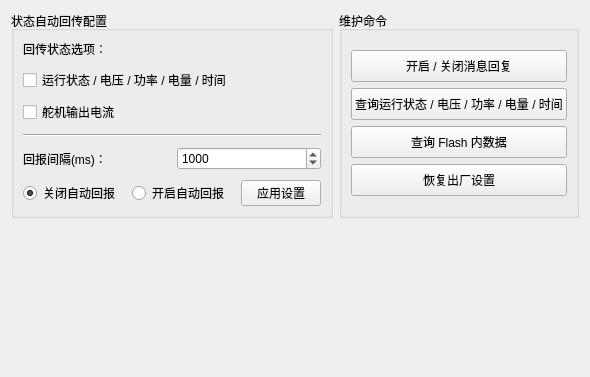
        <widget class="QWidget" name="tab_Config">
         <attribute name="title">
          <string>高级设置</string>
         </attribute>
         <layout class="QGridLayout" name="gridLayout_Cfg">
          <item row="0" column="1">
           <widget class="QGroupBox" name="grp_Diag">
            <property name="title">
             <string>维护命令</string>
            </property>
            <layout class="QVBoxLayout" name="verticalLayout_4">
             <item>
              <layout class="QVBoxLayout" name="verticalLayout_3">
               <item>
                <widget class="QPushButton" name="btn_ResetFault_6">
                 <property name="minimumSize">
                  <size>
                   <width>147</width>
                   <height>32</height>
                  </size>
                 </property>
                 <property name="text">
                  <string>开启 / 关闭消息回复</string>
                 </property>
                </widget>
               </item>
               <item>
                <widget class="QPushButton" name="btn_ResetFault">
                 <property name="minimumSize">
                  <size>
                   <width>147</width>
                   <height>32</height>
                  </size>
                 </property>
                 <property name="text">
                  <string>查询运行状态 / 电压 / 功率 / 电量 / 时间</string>
                 </property>
                </widget>
               </item>
               <item>
                <widget class="QPushButton" name="btn_ResetFault_5">
                 <property name="minimumSize">
                  <size>
                   <width>147</width>
                   <height>32</height>
                  </size>
                 </property>
                 <property name="text">
                  <string>查询 Flash 内数据</string>
                 </property>
                </widget>
               </item>
               <item>
                <widget class="QPushButton" name="btn_FactoryReset">
                 <property name="minimumSize">
                  <size>
                   <width>147</width>
                   <height>32</height>
                  </size>
                 </property>
                 <property name="text">
                  <string>恢复出厂设置</string>
                 </property>
                </widget>
               </item>
              </layout>
             </item>
            </layout>
           </widget>
          </item>
          <item row="0" column="0">
           <widget class="QGroupBox" name="grp_AutoReport">
            <property name="title">
             <string>状态自动回传配置</string>
            </property>
            <layout class="QVBoxLayout" name="verticalLayout_AutoReport">
             <property name="spacing">
              <number>10</number>
             </property>
             <item>
              <widget class="QLabel" name="lbl_ReportItems">
               <property name="text">
                <string>回传状态选项：</string>
               </property>
              </widget>
             </item>
             <item>
              <layout class="QGridLayout" name="gridLayout_ReportFlags">
               <property name="horizontalSpacing">
                <number>18</number>
               </property>
               <property name="verticalSpacing">
                <number>8</number>
               </property>
               <item row="1" column="0">
                <widget class="QCheckBox" name="chk_Rpt_Servo">
                 <property name="text">
                  <string>舵机输出电流</string>
                 </property>
                </widget>
               </item>
               <item row="0" column="0">
                <widget class="QCheckBox" name="chk_Rpt_Motion">
                 <property name="text">
                  <string>运行状态 / 电压 / 功率 / 电量 / 时间</string>
                 </property>
                </widget>
               </item>
              </layout>
             </item>
             <item>
              <widget class="Line" name="line_5">
               <property name="orientation">
                <enum>Qt::Orientation::Horizontal</enum>
               </property>
              </widget>
             </item>
             <item>
              <layout class="QHBoxLayout" name="layout_ReportTime">
               <property name="spacing">
                <number>10</number>
               </property>
               <item>
                <widget class="QLabel" name="lbl_Ms">
                 <property name="text">
                  <string>回报间隔(ms)：</string>
                 </property>
                </widget>
               </item>
               <item>
                <widget class="QSpinBox" name="spin_Rpt_Ms">
                 <property name="minimum">
                  <number>100</number>
                 </property>
                 <property name="maximum">
                  <number>3600000</number>
                 </property>
                 <property name="singleStep">
                  <number>100</number>
                 </property>
                 <property name="value">
                  <number>1000</number>
                 </property>
                </widget>
               </item>
              </layout>
             </item>
             <item>
              <layout class="QHBoxLayout" name="layout_ReportAction">
               <property name="spacing">
                <number>12</number>
               </property>
               <item>
                <widget class="QRadioButton" name="radio_Rpt_Off">
                 <property name="text">
                  <string>关闭自动回报</string>
                 </property>
                 <property name="checked">
                  <bool>true</bool>
                 </property>
                </widget>
               </item>
               <item>
                <widget class="QRadioButton" name="radio_Rpt_On">
                 <property name="text">
                  <string>开启自动回报</string>
                 </property>
                </widget>
               </item>
               <item>
                <widget class="QPushButton" name="btn_SetAutoReport">
                 <property name="text">
                  <string>应用设置</string>
                 </property>
                </widget>
               </item>
              </layout>
             </item>
            </layout>
           </widget>
          </item>
          <item row="1" column="0">
           <spacer name="verticalSpacer">
            <property name="orientation">
             <enum>Qt::Orientation::Vertical</enum>
            </property>
            <property name="sizeHint" stdset="0">
             <size>
              <width>20</width>
              <height>40</height>
             </size>
            </property>
           </spacer>
          </item>
          <item row="1" column="1">
           <spacer name="verticalSpacer_ConfigRight">
            <property name="orientation">
             <enum>Qt::Orientation::Vertical</enum>
            </property>
            <property name="sizeHint" stdset="0">
             <size>
              <width>14</width>
              <height>148</height>
             </size>
            </property>
           </spacer>
          </item>
         </layout>
        </widget>
